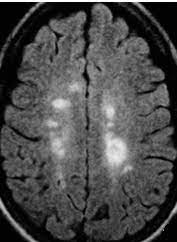
#> input picture media/mriddbbs/img_Esclerosis_1.jfif, 177 x 242 px
$ jupyter execute prueba.ipynb   (shell and % lines are left out)   (older library calls are emulated)
#> lines starting #> are read from the running program, lines starting #| are printed output that depends on the picture
[cell 1]
import matplotlib.pyplot as plt

[cell 2]
import numpy as np
import matplotlib.pyplot as plt
from PIL import Image

[cell 3]
from sklearn.cluster import KMeans

[cell 4]
def list_same_colors(Foto, Foto2):
#> called with Foto = 'media/mriddbbs/img_Esclerosis_1.jfif', Foto2 = 'media/mriddbbs/img_Esclerosis_2.jfif'
    Foto
    I = Image.open(Foto)
#> I is the input picture: PIL image 177x242 RGB; min 0, max 255, mean 74.4
    # [10 lines of commented-out code are left out]

    plt.figure(figsize=(8,8))
    plt.imshow(I)
    plt.axis('off')
    plt.show()
    # ******************

    I1 = I.convert('L')
    I2 = np.asarray(I1,dtype=np.float)

    plt.figure(figsize=(8,8))
    plt.imshow(I2,cmap=None)
    plt.axis('off')
    plt.show()
    # ******************

    X = I2.reshape((-1, 1))
    # # ******************

    k_means = KMeans(n_clusters=3)
    k_means.fit(X)
    # # ******************

    centroides = k_means.cluster_centers_
    etiquetas = k_means.labels_
    # # ******************

    I2_compressed = np.choose(etiquetas, centroides)
    I2_compressed.shape = I2.shape
    # # ******************

    plt.figure(figsize=(8,8))
    plt.imshow(I2_compressed,cmap=None)
    plt.axis('off')
    plt.show()
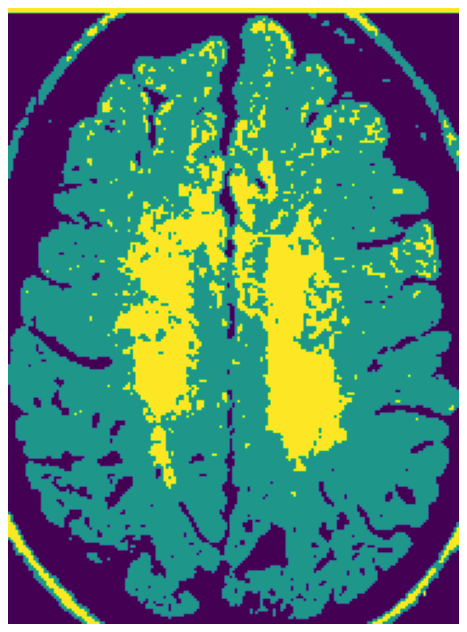
#> figure drawn by matplotlib, 1 panel
    # ******************

    I2 = (I2-np.min(I2))/(np.max(I2)-np.min(I2))*255
    I2 = Image.fromarray(I2.astype(np.uint8))
    w, h =I2.size
#> w = 177; h = 242
    I2 = I2.convert('RGB')
    colors = I2.getcolors(w * h)
#> colors = 252 items
    # print (colors)
    # # ******************


#     BLOQUE FOTO2 SIN RUIDO

    Foto2
    I1_2 = Image.open(Foto2)
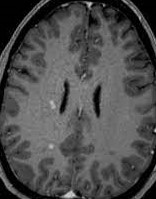
#> input picture media/mriddbbs/img_Esclerosis_2.jfif, 156 x 199 px
#> I1_2 is the input picture: PIL image 156x199 RGB; min 0, max 211, mean 77.2

    plt.figure(figsize=(8,8))
    plt.imshow(I1_2)
    plt.axis('off')
    plt.show()

    I1_2 = I1_2.convert('L')
#> I1_2: PIL image 156x199 L
    I2_2 = np.asarray(I1_2,dtype=np.float)

    plt.figure(figsize=(8,8))
    plt.imshow(I2_2,cmap=None)
    plt.axis('off')
    plt.show()

    I2_2 = (I2_2-np.min(I2_2))/(np.max(I2_2)-np.min(I2_2))*255
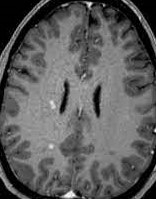
#> I2_2: shape (199, 156) float64; min 0, max 255, mean 93.3
    I2_2 = Image.fromarray(I2_2.astype(np.uint8))
#> I2_2: PIL image 156x199 L
    w, h =I2_2.size
#> w = 156; h = 199
    I2_2 = I2_2.convert('RGB')
#> I2_2: PIL image 156x199 RGB
    colors_2 = I2_2.getcolors(w * h)
#> colors_2 = 201 items
# FIN BLOQUE FOTO2


    list_same = []
    for same in colors:
        if same in colors_2:
            list_same.append(same)
#> this loop made 252 passes
#> same on passes 1 to 3: (91, (255, 255, 255)), (44, (254, 254, 254)), (35, (253, 253, 253))
#> after the loop, list_same = [(2, (240, 240, 240)), (1, (232, 232, 232)), (5, (223, 223, 223))]
    print(list_same)
#| [(2, (240, 240, 240)), (1, (232, 232, 232)), (5, (223, 223, 223))]

    return list_same

result_same = list_same_colors("media/mriddbbs/img_Esclerosis_1.jfif", "media/mriddbbs/img_Esclerosis_2.jfif")
#> result_same has the same summary as list_same in list_same_colors
result_same_2 = list_same_colors("media/mriddbbs/img_Esclerosis_3.jpg", "media/mriddbbs/img_SHunter.jpg")
#> call 2 of list_same_colors, with Foto = 'media/mriddbbs/img_Esclerosis_3.jpg', Foto2 = 'media/mriddbbs/img_SHunter.jpg'
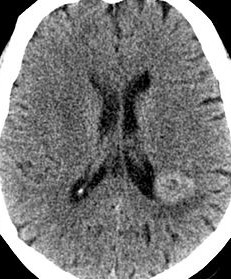
#> input picture media/mriddbbs/img_Esclerosis_3.jpg, 231 x 279 px
#> in list_same_colors, I is the input picture: PIL image 231x279 RGB; min 0, max 255, mean 121.6
#> in list_same_colors (call 2), `plt.show()`:
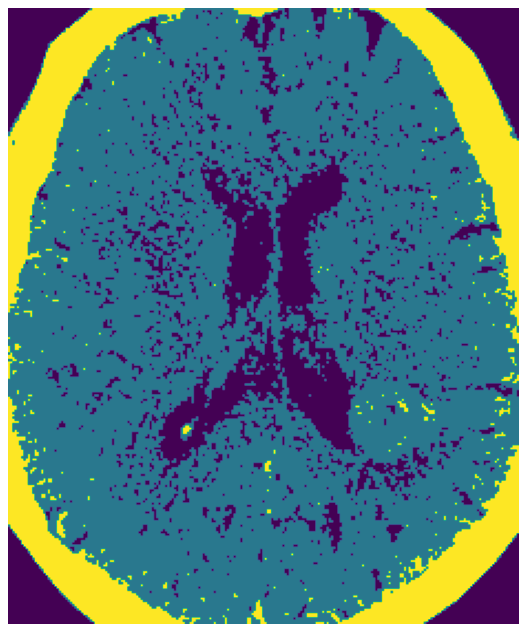
#> figure drawn by matplotlib, 1 panel
#> in list_same_colors (call 2), `colors = I2.getcolors(w * h)`: colors = 256 items
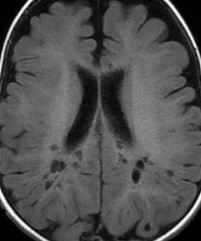
#> input picture media/mriddbbs/img_SHunter.jpg, 201 x 241 px
#> in list_same_colors, I1_2 is the input picture: PIL image 201x241 RGB; min 0, max 255, mean 79.6
#> the loop in list_same_colors (call 2), `for same in colors:` made 256 passes
#> same on passes 1 to 3: (4209, (255, 255, 255)), (946, (254, 254, 254)), (484, (253, 253, 253))
#> after the loop in list_same_colors (call 2), `for same in colors:`: list_same = [(13, (219, 219, 219)), (169, (63, 63, 63))]
#| [(13, (219, 219, 219)), (169, (63, 63, 63))]
#> result_same_2 = [(13, (219, 219, 219)), (169, (63, 63, 63))]

list_prueba = []
for prueba in result_same:
    if prueba in result_same_2:
        list_prueba.append(prueba)
#> this loop made 3 passes
#> prueba on passes 1 to 3: (2, (240, 240, 240)), (1, (232, 232, 232)), (5, (223, 223, 223))
#> after the loop, list_prueba = []

print(list_prueba)

# [9 lines of commented-out code are left out]
